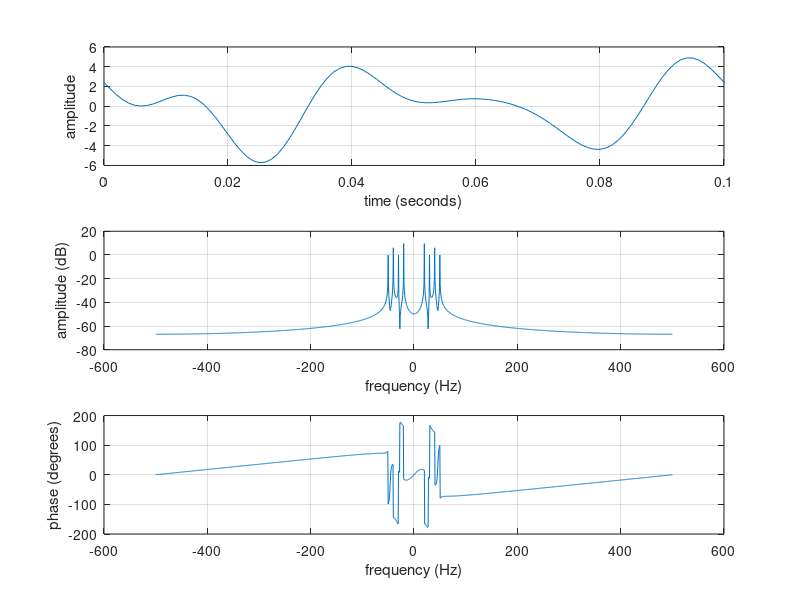

The MATLAB script that drew this image:
%% This is a script for demoing the Fast Fourier Transfor (FFT)
close; clear; clc

%% 
Fs = 1000; %sampling rate
nyquist = Fs/2; %nyquist frequency is half the sampling rate
f = 50; %cycles per second (Hz)
% f = 30; %cycles per second (Hz)
f1 = 20;
f2 = 30;
f3 = 40;
duration = 1.5; %length of signal in seconds 
Ts = 1/Fs; %duration between samples in seconds (sampling period)
t = 0:Ts:duration; %time axis 

x1 = 3 * cos(2 * pi * f1 * t + 0.2);
x2 = 1 * cos(2 * pi * f2 * t - 0.3);
x3 = 2 * cos(2 * pi * f3 * t + 2.4);
%% 

x0 = 1 * cos(2 * pi * f * t + pi/2); %sinusoidal wave

x = x0 + x1 + x2 + x3;

subplot(3, 1, 1)
plot(t, x)
xlim([0 0.1])
ylabel('amplitude')
xlabel('time (seconds)')
grid on

%% 
% Take fourier transform
X = fft(x);

% Get the absolute value (magnitude)
X_Mag = abs(X);

% Get the angle (phase)
X_phase = angle(X);

% bins with frequency components: X_Mag

% subplot(3, 1, 2)
% plot(X_Mag)
% ylabel('energy')
% xlabel('frequency (bins)')
% grid on
% 
% subplot(3, 1, 3)
% plot(X_phase)
% ylabel('phase')
% xlabel('frequency (bins)')
% grid on

N = length(X); %fft length
% Ft = 0:N-1/N*Fs; % vector 0-44100
% freqAxis = (0:N - 1)/Fs * N;

% Next, calculate the frequency axis, which is defined by the sampling rate
% basically saying we want fs number of equally spaced values between -1, 1
% but we're putting our nyquist frequency out in front in order to specify
% that we want Fs equally spaced values between -nyquist and + nyquist
f_axis = Fs/2 * linspace(-1 ,1, N);

%apply fftshift to put it in the form we are used to (see documentation)
X_Shift = fftshift(X_Mag);
% subplot(3, 1, 4)
% plot(f_axis, X_Shift/(N/2))
% ylabel('amplitude')
% xlabel('frequency (Hz)')
% grid on

subplot(3, 1, 2)
plot(f_axis, 20 * log10(X_Shift/(N/2)))
ylabel('amplitude (dB)')
xlabel('frequency (Hz)')
grid on

X_PhaseShift = fftshift(X_phase);
subplot(3, 1, 3)
plot(f_axis, X_PhaseShift / pi * 180)
ylabel('phase (degrees)')
xlabel('frequency (Hz)')
grid on

